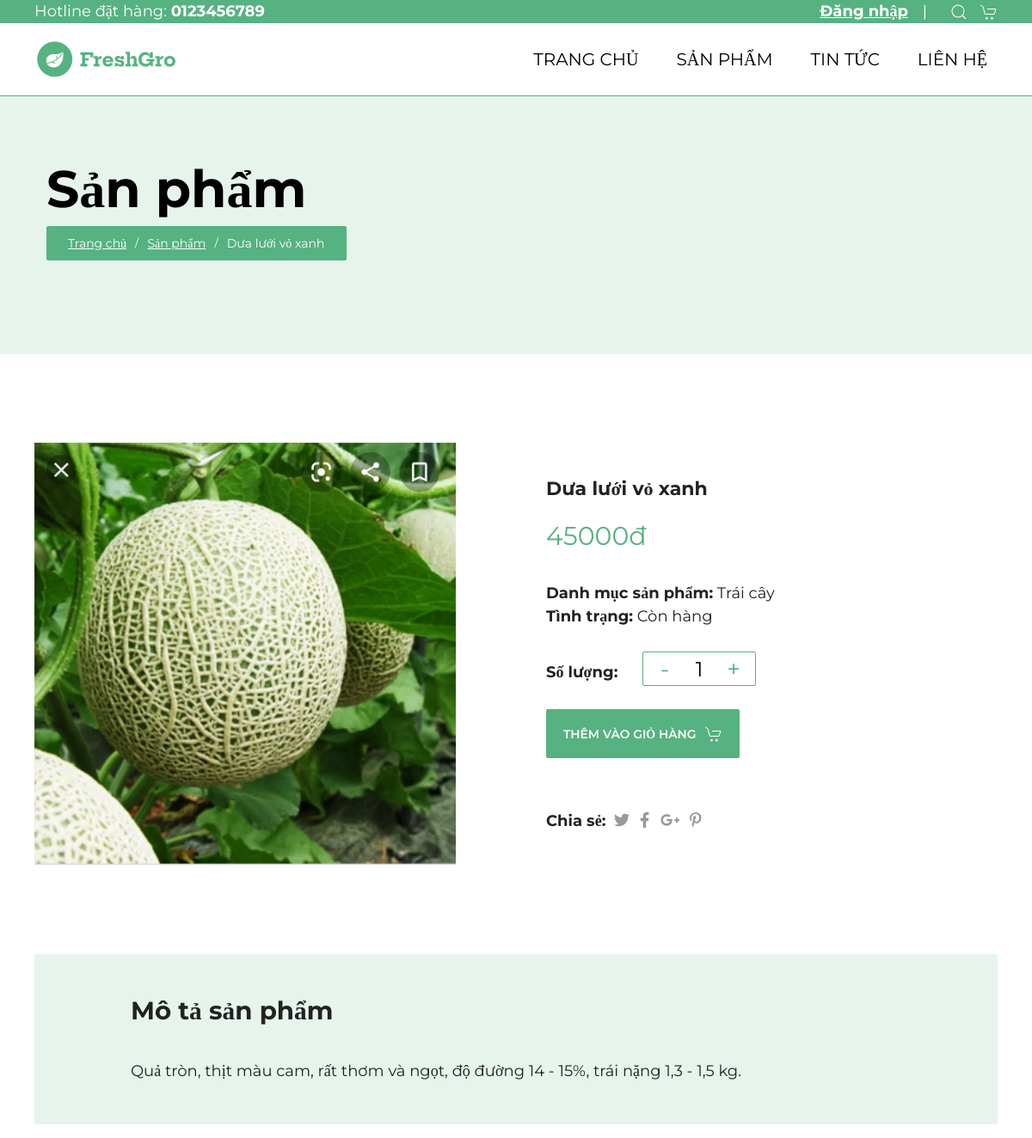
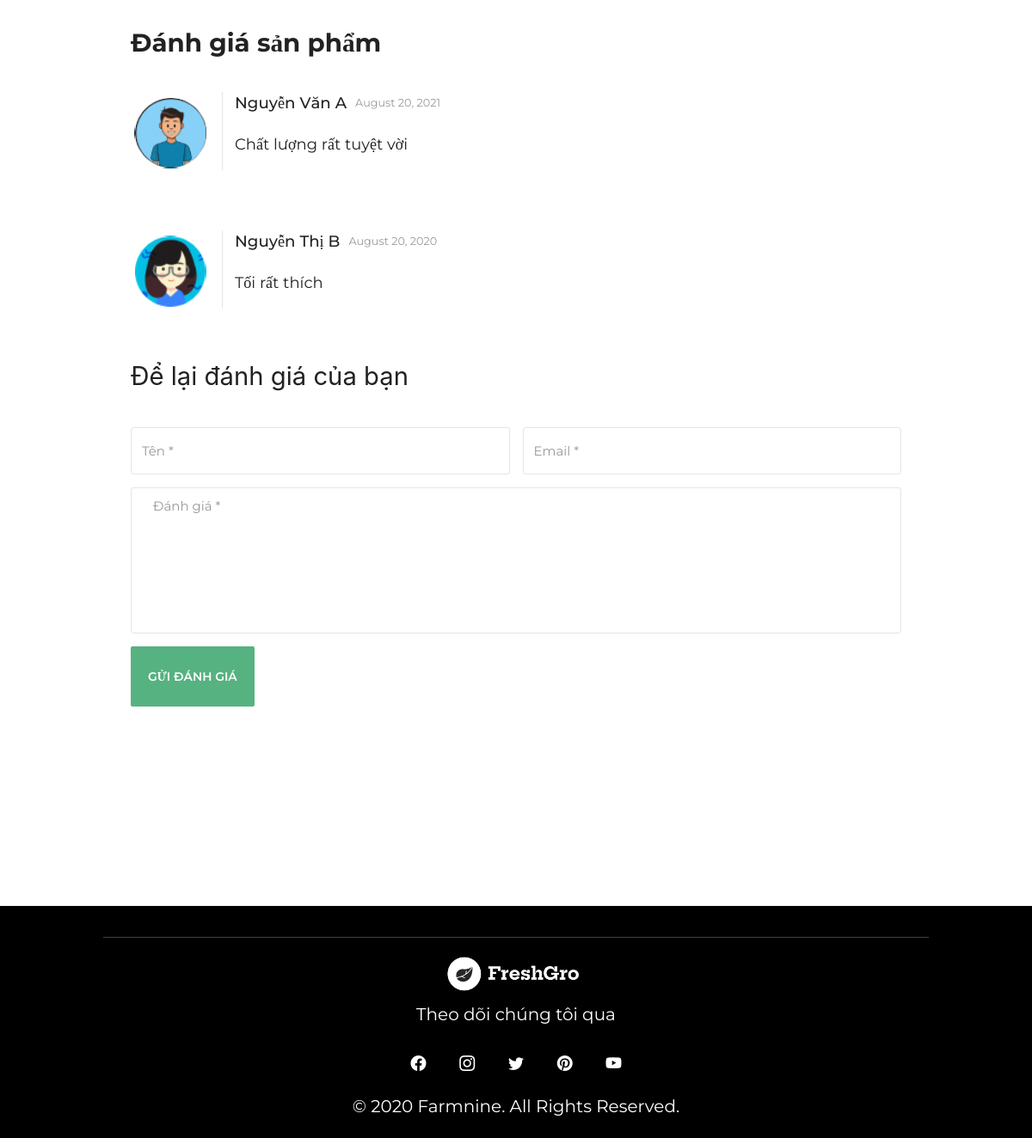
Page /home/product/11 on the committed database (2 pictures, top to bottom).
### tables this page shows
CREATE TABLE `product` (
  `product_id` int(11) NOT NULL,
  `product_name` varchar(255) DEFAULT NULL,
  `quantity` int(11) DEFAULT NULL,
  `price` int(11) DEFAULT NULL,
  `avatar` varchar(255) DEFAULT NULL,
  `category_id` int(11) DEFAULT NULL,
  `intro` varchar(1000) DEFAULT NULL
);

### core/Controller.php (called while the page is built, shortened)
<?php
    class Controller{
        public function modal($modal){
            return new $modal;
        }
        public function view($view, $data = []){
            require_once "./mvc/views/".$view.".php";
        }
    }
?>

### mvc/controllers/Home.php (called while the page is built, shortened)
<?php
    class home extends Controller{
        function product($id){
            $product = $this->modal("ProductModal");
            $layout = $this->view("layouts/application", ["page"=>"application/home/product", "header"=>"shared/header", "footer"=>"shared/footer", "product"=>$product->getProductWithID($id)]);
        }
    }
?>

### core/App.php (called while the page is built, shortened)
<?php
    class App{
        protected $action = "index";
        function __construct()
        {
            $url_arr = $this->getURL();
            if(isset($url_arr[0])){
                unset($url_arr[0]);
            }
            $this->page = new $this->page;
            if(isset($url_arr[1])){
                if(method_exists($this->page, $url_arr[1])){
                    $this->action = $url_arr[1];
                }
                unset($url_arr[1]);
            }
            $this->params = $url_arr?array_values($url_arr):[];
            call_user_func_array([$this->page, $this->action], $this->params);
        }
        function getURL(){
            if(isset($_GET["url"])){
                return explode("/", filter_var(trim($_GET["url"])));
            }
        }
    }
?>

### index.php (called while the page is built, shortened)
<?php
    require_once "./core/App.php";
    require_once "./core/Controller.php";
    require_once "./core/Database.php";
    $myApp = new App();
?>

### core/Database.php (called while the page is built, shortened)
<?php
    class Database{
        public $servername = "localhost";
        public $username = "root";
        public $password = "";
        public $dbname = "web212";
        function __construct(){
            $this->con = mysqli_connect($this->servername, $this->username, $this->password, $this->dbname);
        }
    }
?>

### mvc/modals/ProductModal.php (called while the page is built, shortened)
<?php
    class ProductModal extends Database{
        public function getProductWithID($id){
            $qr = "SELECT * FROM product WHERE product_id = $id";
            return mysqli_query($this->con, $qr);
        }
    }
?>

### mvc/views/application/Home/product.php (the view, shortened to what this page needs)
<div class="page-wrapper">
<main class="page-main">
      <?php
        while ($row = mysqli_fetch_assoc($data["product"])){
      ?>
      <div class="section-first-screen">
          <div class="first-screen__bg hide-in-sd" style="background-color: rgba(86, 178, 128, 15%); height: 300px;"></div>
          <div class="first-screen__content hide-in-sd" style="height: 300px;">
              <div class="uk-container" style="padding: 32px 0">
                <div class="first-screen__box page-info">
                  <h2 class="first-screen-page">Sản phẩm</h2>
                  <div class="first-screen__breadcrumb">
                      <ul class="uk-breadcrumb">
                          <li><a href="http://localhost/web212/home/index">Trang chủ</a></li>
                          <li> <a href="http://localhost/web212/home/catalog">Sản phẩm</a></li>
                          <li> <span><?php echo $row["product_name"] ?></span></li>
                      </ul>
                  </div>
                </div>
              </div>
          </div>
      </div>
      <div class="page-content">
        <div class="uk-margin-large-top uk-container">
          <div class="product-full-card">
            <div class="uk-grid uk-grid-large uk-child-width-1-2@m uk-flex-middle" data-uk-grid>
              <div>
                <div class="product-full-card__gallery">
                  <div class="product-full-card__gallery-box">
                    <li class="uk-flex uk-flex-center uk-flex-middle"><img src="../../../web212/public/assets/img/<?php echo $row["avatar"] ?>" id="product-picture" alt="<?php echo $row["avatar"] ?>"></li>
                  </div>
                </div>
              </div>
              <div>
                <div class="product-full-card__content">
                  <div class="product-full-card__not-active">
                    <div class="product-full-card__title"><?php echo $row["product_name"] ?></div>
                  </div>
                </div>
                <div class="product-full-card__info">
                  <div class="product-full-card__price">
                    <span class="value" id="price-value" style="font-size:30px">
                      <?php echo $row["price"] ?>đ
                    </span>
                  </div>
                  <span style="font-size:18px"><b>Danh mục sản phẩm:</b>
                    <?php
                      switch ($row['category_id']) {
                        case 1:
                          echo "Trái cây";
                          break;
                      }
                    ?>
                  </span>
                  <br >
                  <span style="font-size:18px"><b>Tình trạng:</b> Còn hàng</span>
                  <br ><br >
                  <div class="product-full-card__btns">
                    <span style="font-size:18px;"><b>Số lượng:</b>
                    <span class="counter" style="margin-left: 24px; height: 40px">
                      <span class="minus">-</span>
                      <input type="text" value="1" id="counter-value" />
                      <span class="plus">+</span>
                    </span>
                    </span>
                  </div>
                  <br >
                  <div class="product-full-card__btns">
                    <a class="uk-button" href="#!" onclick="AddToCart()" style="height: 57px;">
                      Thêm vào giỏ hàng
                    <span data-uk-icon="cart"></span>
                    </a>
                  </div>
                </div>
                <div class="product-full-card__share"><span style="font-size: 18px"><b>Chia sẻ:</b></span>
                  <ul>
                    <li><a href="#!"><i class="fab fa-twitter"></i></a></li>
                    <li><a href="#!"><i class="fab fa-facebook-f"></i></a></li>
                    <li><a href="#!"><i class="fab fa-google-plus-g"></i></a></li>
                    <li><a href="#!"><i class="fab fa-pinterest-p"></i></a></li>
                  </ul>
                </div>
              </div>
            </div>
            <div class="product-full-card__tabs">
              <div class="detail-description bg-green-op">
                <h2>Mô tả sản phẩm</h2>
                <?php echo $row["intro"] ?>
              </div>
              <div class="detail-description">
                  <h2>Đánh giá sản phẩm</h2>
                  <ul class="uk-comment-list">
                    <li>
                        <article class="uk-comment">
                            <header class="uk-comment-header">
                                <div class="uk-grid-small uk-grid-divider" data-uk-grid>
                                    <div class="uk-width-auto@s"><img class="uk-comment-avatar" src="../../../web212/public/assets/img/pages/home/fp1.png" alt></div>
                                    <div class="uk-width-expand@s">
                                        <div class="uk-flex uk-flex-middle uk-margin-small-bottom">
                                            <h4 class="uk-comment-title uk-margin-remove">Nguyễn Văn A</h4><span class="uk-text-meta uk-margin-small-left">August 20, 2021</span>
                                        </div>
                                        <div class="uk-comment-body">
                                        <p>Chất lượng rất tuyệt vời</p>
                                        </div>
                                    </div>
                                </div>
                            </header>
                        </article>
                    </li>
                    <li>
                        <article class="uk-comment">
                            <header class="uk-comment-header">
                                <div class="uk-grid-small uk-grid-divider" data-uk-grid>
                                    <div class="uk-width-auto@s"><img class="uk-comment-avatar" src="../../../web212/public/assets/img/pages/home/fp2.png" alt></div>
                                    <div class="uk-width-expand@s">
                                        <div class="uk-flex uk-flex-middle uk-margin-small-bottom">
                                            <h4 class="uk-comment-title uk-margin-remove">Nguyễn Thị B</h4><span class="uk-text-meta uk-margin-small-left">August 20, 2020</span>
                                        </div>
                                        <div class="uk-comment-body">
                                        <p>Tối rất thích</p>
                                        </div>
                                    </div>
                                </div>
                            </header>
                        </article>
                    </li>
                  </ul>
                  <div class="block-form uk-margin-medium-top">
                    <div class="section-title">
                      <div class="uk-h2">Để lại đánh giá của bạn</div>
                    </div>
                    <div class="section-content">
                      <form action="#!">
                        <div class="uk-grid uk-grid-small uk-child-width-1-2@s" data-uk-grid>
                          <div><input class="uk-input uk-form-large" type="text" placeholder="Tên *"></div>
                          <div><input class="uk-input uk-form-large" type="text" placeholder="Email *"></div>
                          <div class="uk-width-1-1"><textarea class="uk-textarea uk-form-large" placeholder="Đánh giá *"></textarea></div>
                          <div><button class="uk-button uk-button-large" type="submit">Gửi đánh giá</button></div>
                        </div>
                      </form>
                    </div>
                  </div>
              </div>
            </div>
          </div>
        </div>
      </div>
      <?php
              }
      ?>
    </main>
  </div>

### public/assets/css/light.css (style rules this page uses)
body.dm-light { background-color: #ffffff; color: #222222; }
body.dm-light .uk-h1, body.dm-light .uk-h2, body.dm-light .uk-h3, body.dm-light .uk-h4, body.dm-light .uk-h5, body.dm-light .uk-h6, body.dm-light .uk-heading-2xlarge, body.dm-light .uk-heading-large, body.dm-light .uk-heading-medium, body.dm-light .uk-heading-small, body.dm-light .uk-heading-xlarge, body.dm-light h1, body.dm-light h2, body.dm-light h3, body.dm-light h4, body.dm-light h5, body.dm-light h6 { color: #222222; }
body.dm-light .product-item__title, body.dm-light .product-full-card__title { color: #222222; }
body.dm-light .product-item__price, body.dm-light .product-full-card__price { color: #222222; }
body.dm-light .product-item__price .value, body.dm-light .product-full-card__price .value { color: #56b280; }
body.dm-light .product-full-card__gallery-box { background-color: #f5f5f5; }
body.dm-light .product-full-card__btns .counter { background-color: white; border: 1px solid #56B280; }
body.dm-light .product-full-card__btns .counter .minus, body.dm-light .product-full-card__btns .counter .plus { color: #56b280; font-size: 28px; }
body.dm-light .product-full-card__btns .counter input { color: black; font-size: 24px; }
body.dm-light .product-full-card__share ul li a { -webkit-transition: 0.5s; -o-transition: 0.5s; color: #999999; transition: 0.5s; }
address, article, aside, figcaption, figure, footer, header, main, nav, section { display: block; margin: 0; padding: 0; }

### rows in the picture
product: product_name "Dưa lưới vỏ xanh", avatar (picture), price "45000", shows "Trái cây", intro "Quả tròn, thịt màu cam, rất thơm và ngọt, độ đường 14 - 15%, trái nặng 1,3 - 1,5 kg."
